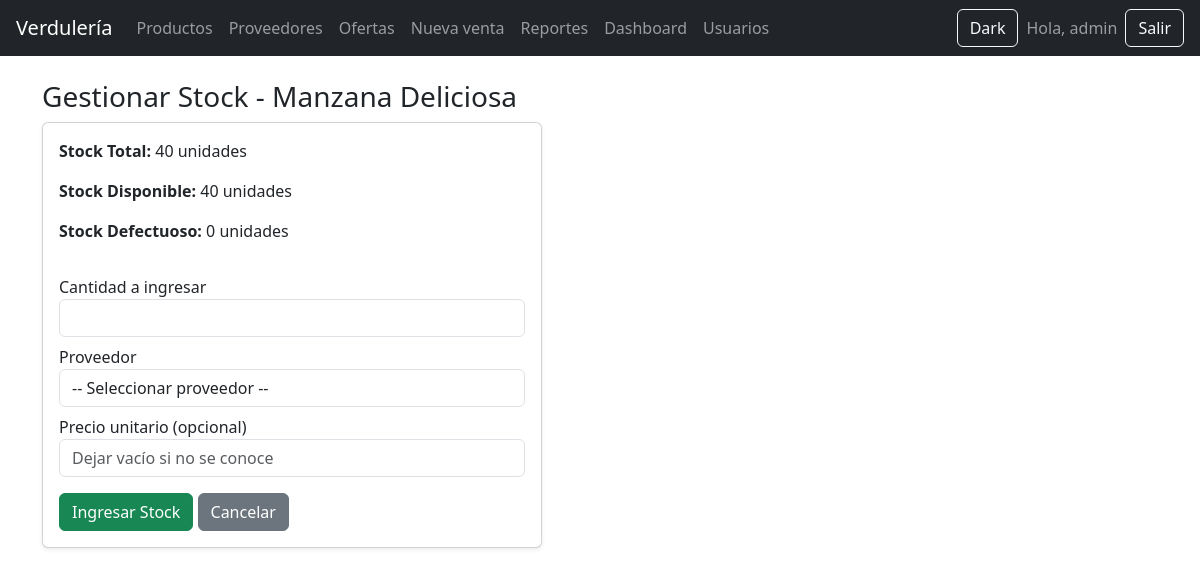
The page /productos/stock/1 (signed in) on the database its author committed.
### tables this page shows
CREATE TABLE productos (
        id INTEGER PRIMARY KEY AUTOINCREMENT,
        nombre TEXT NOT NULL,
        precio REAL NOT NULL,
        stock INTEGER NOT NULL DEFAULT 0,
        categoria_id INTEGER,
        unidad_id INTEGER, stock_defectuoso INTEGER NOT NULL DEFAULT 0,
        FOREIGN KEY (categoria_id) REFERENCES categorias(id),
        FOREIGN KEY (unidad_id) REFERENCES unidades(id)
    );

### app/routes/productos.py (the view, shortened to what this page needs)
@productos_bp.route("/stock/<int:id>", methods=["GET", "POST"])
@login_required
def gestionar_stock(id):
    db = get_db()
    producto = db.execute("SELECT * FROM productos WHERE id=?", (id,)).fetchone()
    proveedores = db.execute("SELECT * FROM proveedores ORDER BY nombre").fetchall()
    return render_template("productos/gestionar_stock.html",
                           producto=producto,
                           proveedores=proveedores)

### app/__init__.py (called while the page is built)
def create_app():
    app = Flask(__name__)
    app.secret_key = "clave-super-secreta"
    app.register_blueprint(auth_bp)
    app.register_blueprint(productos_bp)
    app.register_blueprint(ventas_bp)
    app.register_blueprint(reportes_bp)
    app.register_blueprint(admin_bp)
    app.register_blueprint(usuarios_bp)
    app.register_blueprint(proveedores_bp)
    app.register_blueprint(ofertas_bp)
    @app.route("/")
    def index():
        return render_template("index.html")
    @app.teardown_appcontext
    def teardown_db(exception):
        close_db()
    return app

### db.py (called while the page is built)
def get_db():
    if "db" not in g:
        g.db = sqlite3.connect(DB_NAME)
        g.db.row_factory = sqlite3.Row
    return g.db

### app/templates/productos/gestionar_stock.html (shortened to what this page needs)
{% extends "base.html" %}
{% block contenido %}
<h3>Gestionar Stock - {{ producto.nombre }}</h3>
<div class="card p-3 shadow-sm" style="max-width:500px;">
    <div class="mb-3">
        <p><strong>Stock Total:</strong> {{ producto.stock }} unidades</p>
        <p><strong>Stock Disponible:</strong> {{ producto.stock - producto.stock_defectuoso }} unidades</p>
        <p><strong>Stock Defectuoso:</strong> {{ producto.stock_defectuoso }} unidades</p>
    </div>
    <form method="POST">
        <label>Cantidad a ingresar</label>
        <input name="cantidad" class="form-control mb-2" type="number" step="0.01" required>
        <label>Proveedor</label>
        <select name="proveedor_id" class="form-control mb-2" required>
            <option value="">-- Seleccionar proveedor --</option>
        </select>
        <label>Precio unitario (opcional)</label>
        <input name="precio_unitario" class="form-control mb-3" type="number" step="0.01" placeholder="Dejar vacío si no se conoce">
        <button type="submit" class="btn btn-success">Ingresar Stock</button>
        <a href="/productos/" class="btn btn-secondary">Cancelar</a>
    </form>
</div>
{% endblock %}

### rows shown on the page
productos: nombre "Manzana Deliciosa", stock "40", producto.stock-producto.stock_defectuoso "40", stock_defectuoso "0"

### other values the page prints
{{ session.username }} "admin"
